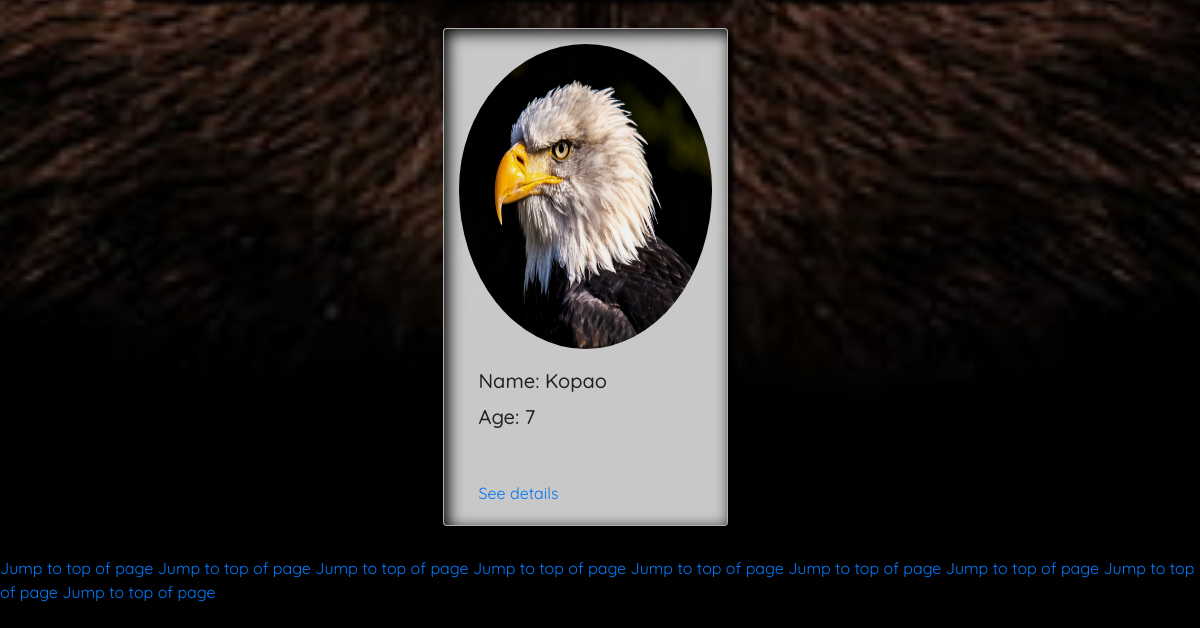
The app's page /crud_cr11/general.php (signed in, lower part), older data.
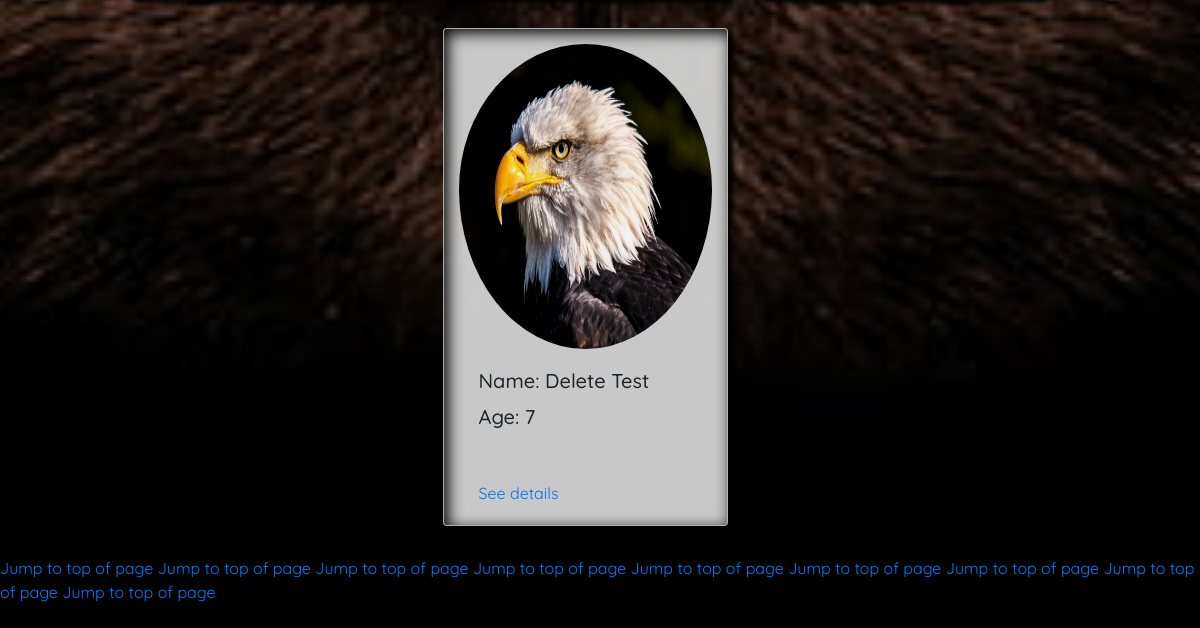
The same page, newer data.
### tables this page shows
CREATE TABLE `pets` (
  `id` int(11) NOT NULL,
  `image` varchar(255) DEFAULT NULL,
  `name` varchar(50) DEFAULT NULL,
  `age` int(10) DEFAULT NULL,
  `description` varchar(500) DEFAULT NULL,
  `hobbies` varchar(255) DEFAULT NULL,
  `size` varchar(50) DEFAULT NULL,
  `address` varchar(255) DEFAULT NULL,
  `zip` int(11) DEFAULT NULL,
  `city` varchar(50) DEFAULT NULL
);

### crud_cr11/general.php (the view, shortened to what this page needs)
<!DOCTYPE html>
<html>
<head>
  <link rel="stylesheet" href="https://stackpath.bootstrapcdn.com/bootstrap/4.5.0/css/bootstrap.min.css">
  <link rel="stylesheet" href="https://cdnjs.cloudflare.com/ajax/libs/font-awesome/4.7.0/css/font-awesome.min.css">
</head>
<body><br><br>
<br><br>
    <div class="parallax_section parallax_image_first">
      <div class="row">
           <?php
           require_once "actions/db_connect.php";
            $sql = "SELECT * FROM pets WHERE size = 'small' or size ='large'";
                       $result = $connect->query($sql);
                        if($result->num_rows > 0) {
                            while($row = $result->fetch_assoc()) {
                               echo  "<div class='card col-sm-4 col-md-5 col-lg-3'>
                                              <img class='card-img-top' src='".$row['image']."' alt='Card image cap'>
                                            <div class='card-body'>
                                              <h5 class='card-title'>Name: ".$row['name']."</h5>
                                              <h5 class='card-title'>Age: ".$row['age']."</h5>
                                            </div>
                                            <div class='card-body'>
                                              <a href='details.php?id=".$row['id']. "'class='card-link'>See details</a>
                                            </div>
                                        </div>";
                           }
                       } else  {
                           echo  `<tr><td colspan='5'><center>No Data Avaliable</center></td></tr>`;
                       }
                       ?><br>
      </div>
  </div>
     <a class="jump" href="#">Jump to top of page</a>
     <a class="jump" href="#">Jump to top of page</a>
     <a class="jump" href="#">Jump to top of page</a>
     <a class="jump" href="#">Jump to top of page</a>
     <a class="jump" href="#">Jump to top of page</a>
     <a class="jump" href="#">Jump to top of page</a>
     <a class="jump" href="#">Jump to top of page</a>
     <a class="jump" href="#">Jump to top of page</a>
     <a class="jump" href="#">Jump to top of page</a>
     <br><br>
  </body>
</body>
</html>

Row changes from the older to the newer data that the page shows:
changed pets: name "Kopao" → "Delete Test"
